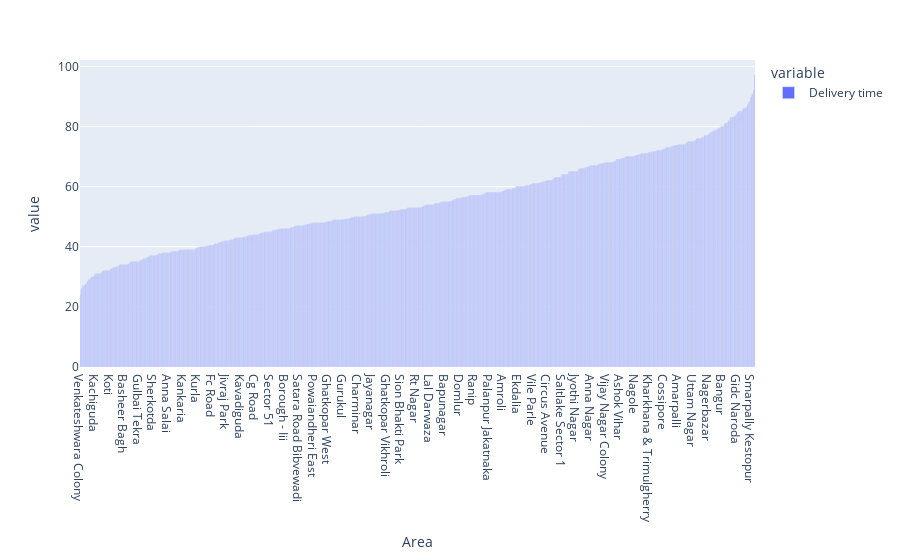

Notebook code cell kept with this figure:
### Code cell
df1=df10.groupby('Area')['Delivery time'].mean().sort_values()
fig=px.bar(df1)
fig.show()
fig.write_image("Area vs Delivery Time.png")

### Figure 1 — Plotly figure (JSON) as saved in the notebook; plotly's stock layout.template omitted (floating-point values rounded to 4 significant figures; data arrays with more than 128 entries replaced by an {"elided": "..."} marker saying what was removed)
{"data": [{"alignmentgroup": "True", "hovertemplate": "variable=Delivery time<br>Area=%{x}<br>value=%{y}<extra></extra>", "legendgroup": "Delivery time", "marker": {"color": "#636efa", "pattern": {"shape": ""}}, "name": "Delivery time", "offsetgroup": "Delivery time", "orientation": "v", "showlegend": true, "textposition": "auto", "type": "bar", "x": {"elided": "833 str values"}, "xaxis": "x", "y": {"elided": "833 float values"}, "yaxis": "y"}], "layout": {"barmode": "relative", "legend": {"title": {"text": "variable"}, "tracegroupgap": 0}, "margin": {"t": 60}, "xaxis": {"anchor": "y", "domain": [0, 1], "title": {"text": "Area"}}, "yaxis": {"anchor": "x", "domain": [0, 1], "title": {"text": "value"}}}}
